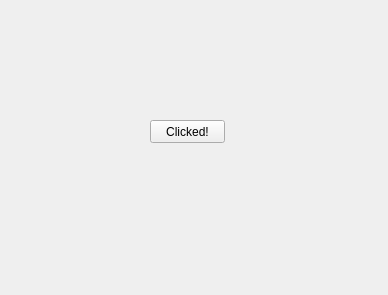
<?xml version="1.0" encoding="UTF-8"?>
<ui version="4.0">
 <class>Form</class>
 <widget class="QWidget" name="Form">
  <property name="geometry">
   <rect>
    <x>0</x>
    <y>0</y>
    <width>388</width>
    <height>295</height>
   </rect>
  </property>
  <property name="windowTitle">
   <string>Form</string>
  </property>
  <widget class="QPushButton" name="pushButton">
   <property name="geometry">
    <rect>
     <x>150</x>
     <y>120</y>
     <width>75</width>
     <height>23</height>
    </rect>
   </property>
   <property name="text">
    <string>Clicked!</string>
   </property>
  </widget>
 </widget>
 <resources/>
 <connections/>
</ui>
